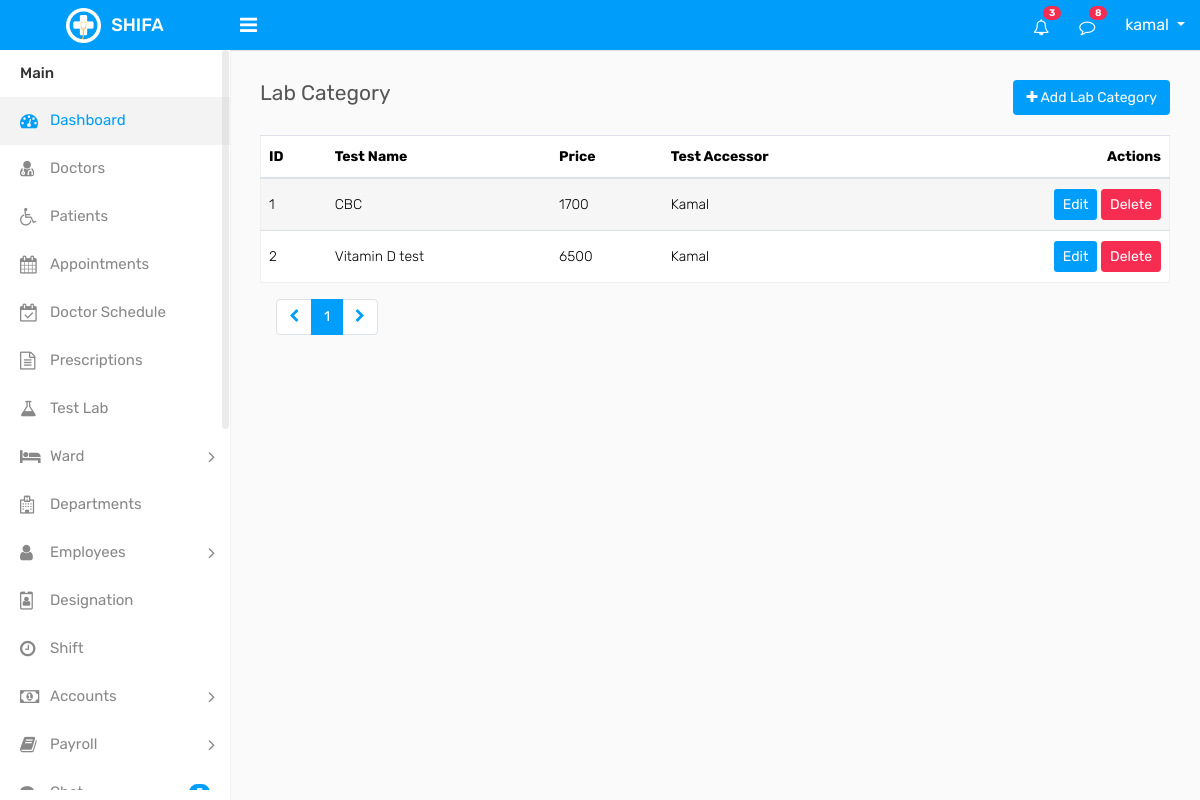
Page /lab/lab_category/lab.php (signed in) on the earlier database version.
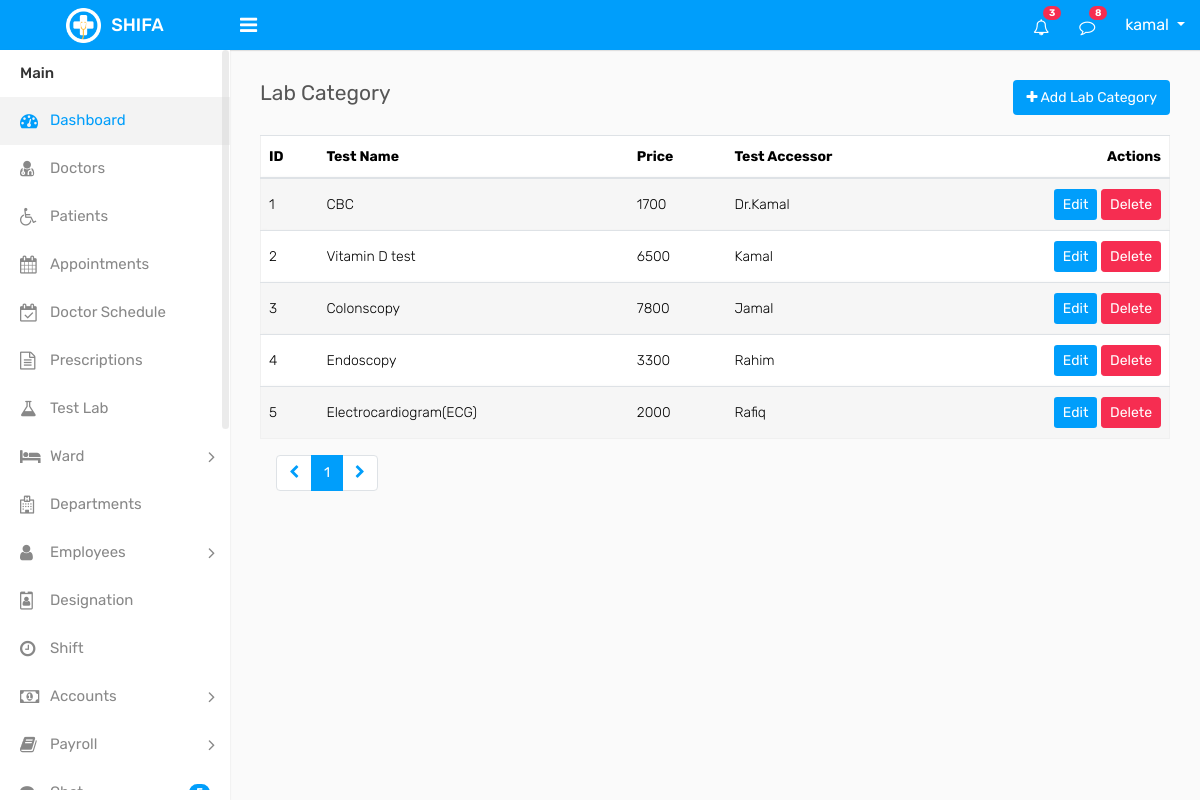
Same page on the later database version.
### tables this page shows
CREATE TABLE `lab_category` (
  `id` int(11) NOT NULL,
  `test_name` varchar(255) DEFAULT NULL,
  `price` varchar(40) DEFAULT NULL,
  `test_accessor` varchar(40) DEFAULT NULL,
  `created_at` timestamp NULL DEFAULT NULL,
  `updated_at` timestamp NULL DEFAULT NULL,
  `deleted_at` datetime DEFAULT NULL
);

### component/connection.php (called while the page is built, shortened)
<?php
    $base_url = "http://localhost/shifa/";
    require_once  ($_SERVER['DOCUMENT_ROOT'] . "/shifa/crud/crud_class.php");
    $crud = new crud_class();
?>

### crud/crud_class.php (called while the page is built, shortened)
<?php
class crud_class{
    private $host = "localhost";
    private $username = "root";
    private $password = "";
    private $database = "shifa";
    public $conn;
    public function __construct(){
        $this->conn = new mysqli($this->host, $this->username, $this->password, $this->database);
    }
    public function common_select($table, $columns = "*", $where = [],$where_condition = "AND", $order_by = "",
        $sort_order = "ASC",$limit = "",$offset = ""){
        $result=[
            "status"=>false,
            "data"=>[],
            "message"=>""
        ];
        $sql = "SELECT $columns FROM $table";
        if(!empty($where)){
            $where_clauses = [];
            foreach($where as $column => $value){
                $where_clauses[] = "$table" . "." . "$column = '" . $this->conn->real_escape_string($value) . "'";
            }
            $sql .= " WHERE " . implode(" $where_condition ", $where_clauses);
            $sql .= " AND deleted_at IS NULL";
        }else{
            $sql .= " WHERE deleted_at IS NULL";
        }
        if(!empty($order_by)){
            $sql .= " ORDER BY $order_by $sort_order";
        }
        if(!empty($limit)){
            $sql .= " LIMIT $limit";
        }
        $rs = $this->conn->query($sql);
        if($rs->num_rows > 0){
            $result["status"] = true;
            $result["message"] = "Records found";
            while($row = $rs->fetch_object()){
                $result["data"][] = $row;
            }
            return $result;
        } else {
            $result["message"] = "No records found";
            return $result;
        }
    }
    public function number_of_records($table){
        $sql = "SELECT COUNT(*) as total FROM $table";
        $rs = $this->conn->query($sql);
        if($rs->num_rows > 0){
            $row = $rs->fetch_object();
            return $row->total;
        } else {
            return 0;
        }
    }
}

### lab/lab_category/lab.php (the view)
<?php require_once "../../component/header.php";?>
<?php require_once "../../component/sidebar.php";?>
<div class="page-wrapper">
    <div class="content">
        <div class="row">
            <div class="col-sm-4 col-3">
                <h4 class="page-title">Lab Category</h4>
            </div>
            <div class="col-sm-8 col-9 text-right m-b-20">
                <a href="add_lab.php" class="btn btn-primary">
                    <i class="fa fa-plus"></i> Add Lab Category
                </a>
            </div>
        </div>
        <div class="row">
            <div class="col-md-12">
                <div class="table-responsive">
                    <table class="table table-striped custom-table mb-0">
                        <thead>
                            <tr>
                                <th>ID</th>
                                <th>Test Name</th>
                                <th>Price</th>
                                <th>Test Accessor</th>
                                <th class="text-right">Actions</th>
                            </tr>
                        </thead>
                        <tbody>
                            <tr>
                        <?php
                            if(isset($_GET['page']) && is_numeric($_GET['page'])){
                                $page = (int)$_GET['page'];
                                } else {
                                    $page = 1;
                                }
                                $lab_cat = $crud->common_select("lab_category",'*',[],'AND','id','ASC',10,($page-1)*10);
                                        if($lab_cat['status']){
                                        foreach ($lab_cat['data'] as $category) { ?>
                                        <td><?= $category->id ?></td>
                                        <td><?= $category->test_name ?></td>
                                        <td><?= $category->price ?></td>
                                        <td><?= $category->test_accessor ?></td>
                                        <td class="text-right">
                                            <a href="edit_lab.php?id=<?= $category->id ?>" class="btn btn-sm btn-primary text-right">Edit</a>
                                            <a href="delete_lab.php?id=<?= $category->id ?>" class="btn btn-sm btn-danger" onclick="return confirm('Are you sure you want to delete this lab category?')">Delete</a>
                                        </td>
                                    </tr>
                                            <?php } } ?>
                        </tbody>
                    </table>
                </div>
                <div class="pb-3 pl-3 mt-3 d-flex justify-content-center justify-content-md-between justify-content-lg-between flex-wrap flex-md-nowrap">
                <nav aria-label="Page navigation" class="mb-3 mb-md-0">
                  <?php
                      $total_records = $crud->number_of_records("lab_category");
                      $records_per_page = 10;
                      $total_pages = ceil($total_records / $records_per_page);
                  ?>
                  <ul class="pagination">
                    <li class="page-item">
                      <a class="page-link" href="#" aria-label="Previous"><i class="fa fa-chevron-left"></i></a>
                    </li>
                    <?php for ($i = 1; $i <= $total_pages; $i++) { ?>
                      <li class="page-item <?= ($i == $page) ? 'active' : '' ?>"><a class="page-link" href="<?= $base_url ?>lab/lab_category/lab.php?page=<?= $i ?>"><?= $i ?></a></li>
                    <?php } ?>
                    <li class="page-item">
                      <a class="page-link" href="#" aria-label="Next"><i class="fa fa-chevron-right"></i></a>
                    </li>
                  </ul>
              </nav>
            </div>
            </div>
        </div>
    </div>
</div>
<?php require_once "../../component/footer.php";?>

### component/header.php (shortened to what this page needs)
<?php
    require_once "connection.php";
?>
<!DOCTYPE html>
<html lang="en">
<head>
    <link rel="stylesheet" type="text/css" href="<?= $base_url; ?>assets/assets/css/bootstrap.min.css">
    <link rel="stylesheet" type="text/css" href="<?= $base_url; ?>assets/assets//css/font-awesome.min.css">
    <link rel="stylesheet" type="text/css" href="<?= $base_url; ?>assets/assets//css/style.css">
</head>

### component/sidebar.php (shortened to what this page needs)
<body>
    <div class="main-wrapper">
        <div class="header">
			<div class="header-left">
				<a href="<?= $base_url; ?>dashboard.php" class="logo">
					<img src="<?= $base_url; ?>assets/assets/img/logo.png" width="35" height="35" alt=""> <span >SHIFA</span>
				</a>
			</div>
			<a id="toggle_btn" href="javascript:void(0);"><i class="fa fa-bars"></i></a>
            <ul class="nav user-menu float-right">
                <li class="nav-item dropdown d-none d-sm-block">
                    <a href="#" class="dropdown-toggle nav-link" data-toggle="dropdown"><i class="fa fa-bell-o"></i> <span class="badge badge-pill bg-danger float-right">3</span></a>
                </li>
                <li class="nav-item dropdown d-none d-sm-block">
                    <a href="javascript:void(0);" id="open_msg_box" class="hasnotifications nav-link"><i class="fa fa-comment-o"></i> <span class="badge badge-pill bg-danger float-right">8</span></a>
                </li>
                <li class="nav-item dropdown has-arrow">
                    <a href="#" class="dropdown-toggle nav-link user-link" data-toggle="dropdown">
                        <span class="auth-name"><?= $_SESSION['user_name']; ?></span>
                    </a>
                </li>
            </ul>
        </div>
<div class="sidebar" id="sidebar">
            <div class="sidebar-inner slimscroll">
                <div id="sidebar-menu" class="sidebar-menu">
                    <ul>
                        <li class="menu-title">Main</li>
                        <li class="active">
                            <a href="<?= $base_url; ?>dashboard.php"><i class="fa fa-dashboard"></i> <span>Dashboard</span></a>
                        </li>
						<li>
                            <a href="<?= $base_url; ?>doctors/doctors.php"><i class="fa fa-user-md"></i> <span>Doctors</span></a>
                        </li>
                        <li>
                            <a href="<?=$base_url; ?>patients/patients.php"><i class="fa fa-wheelchair"></i> <span>Patients</span></a>
                        </li>
                        <li>
                            <a href="<?=$base_url; ?>appointment/appointment_list.php"><i class="fa fa-calendar"></i> <span>Appointments</span></a>
                        </li>
                        <li>
                            <a href="<?= $base_url; ?>schedule/schedule.php"><i class="fa fa-calendar-check-o"></i> <span>Doctor Schedule</span></a>
                        </li>
                        <li>
                            <a href="<?=$base_url; ?>prescription/prescription_list.php"><i class="fa fa-file-text-o"></i> <span>Prescriptions</span></a>
                        </li>
                        <li>
                            <a href="<?=$base_url; ?>lab/lab_category/lab.php"><i class="fa fa-flask"></i> <span>Test Lab</span></a>
                        </li>
                        <li class="submenu">
							<a href="#"><i class="fa fa-bed"></i> <span> Ward </span> <span class="menu-arrow"></span></a>
						</li>
                        <li>
                            <a href="<?= $base_url; ?>departments/departments.php"><i class="fa fa-hospital-o"></i> <span>Departments</span></a>
                        </li>
						<li class="submenu">
							<a href="#"><i class="fa fa-user"></i> <span> Employees </span> <span class="menu-arrow"></span></a>
						</li>
                        <li>
                            <a href="<?= $base_url; ?>designation/designation.php"><i class="fa fa-id-badge"></i> <span>Designation</span></a>
                        </li>
                        <li>
                            <a href="<?= $base_url; ?>shift/shift.php"><i class="fa fa-clock-o"></i> <span>Shift</span></a>
                        </li>
						<li class="submenu">
							<a href="#"><i class="fa fa-money"></i> <span> Accounts </span> <span class="menu-arrow"></span></a>
						</li>
						<li class="submenu">
							<a href="#"><i class="fa fa-book"></i> <span> Payroll </span> <span class="menu-arrow"></span></a>
						</li>
                        <li>
                            <a href="chat.html"><i class="fa fa-comments"></i> <span>Chat</span> <span class="badge badge-pill bg-primary float-right">5</span></a>
                        </li>
                    </ul>
                </div>
            </div>
        </div>

### component/footer.php (shortened to what this page needs)
</body>
</html>

Differences in the rows shown:
changed lab_category "CBC": test_accessor "Kamal" → "Dr.Kamal"
added lab_category: id "3", test_name "Colonscopy", price "7800", test_accessor "Jamal"
added lab_category: id "4", test_name "Endoscopy", price "3300", test_accessor "Rahim"
added lab_category: id "5", test_name "Electrocardiogram(ECG)", price "2000", test_accessor "Rafiq"
